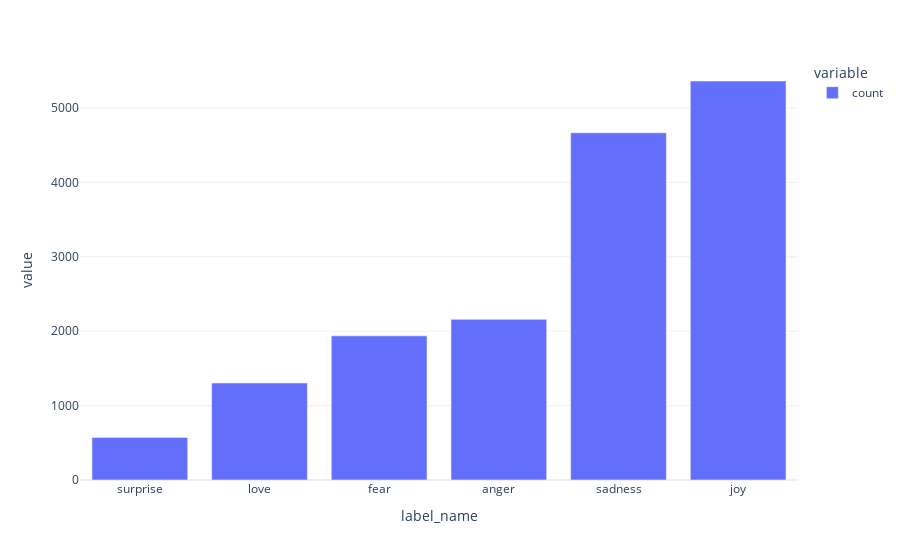

The code cell stored with this chart in its notebook:
### Code cell
import plotly.express as px

px.bar(df['label_name'].value_counts(ascending=True),template='plotly_white')

### Figure 1 — Plotly figure (JSON) as saved in the notebook; plotly's stock layout.template omitted (floating-point values rounded to 4 significant figures)
{"data": [{"alignmentgroup": "True", "hovertemplate": "variable=count<br>label_name=%{x}<br>value=%{y}<extra></extra>", "legendgroup": "count", "marker": {"color": "#636efa", "pattern": {"shape": ""}}, "name": "count", "offsetgroup": "count", "orientation": "v", "showlegend": true, "textposition": "auto", "type": "bar", "x": ["surprise", "love", "fear", "anger", "sadness", "joy"], "xaxis": "x", "y": [572, 1304, 1937, 2159, 4666, 5362], "yaxis": "y"}], "layout": {"barmode": "relative", "legend": {"title": {"text": "variable"}, "tracegroupgap": 0}, "margin": {"t": 60}, "xaxis": {"anchor": "y", "domain": [0, 1], "title": {"text": "label_name"}}, "yaxis": {"anchor": "x", "domain": [0, 1], "title": {"text": "value"}}}}
